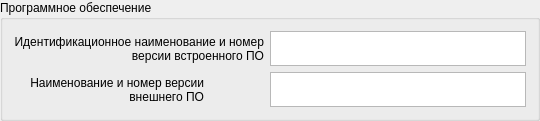
             <widget class="QGroupBox" name="groupBox_4">
              <property name="title">
               <string>Программное обеспечение</string>
              </property>
              <layout class="QFormLayout" name="formLayout_5">
               <item row="0" column="0">
                <widget class="QLabel" name="label_32">
                 <property name="text">
                  <string>Идентификационное наименование и номер версии встроенного ПО</string>
                 </property>
                 <property name="alignment">
                  <set>Qt::AlignRight|Qt::AlignTrailing|Qt::AlignVCenter</set>
                 </property>
                 <property name="wordWrap">
                  <bool>true</bool>
                 </property>
                </widget>
               </item>
               <item row="2" column="0">
                <widget class="QLabel" name="label_34">
                 <property name="minimumSize">
                  <size>
                   <width>190</width>
                   <height>0</height>
                  </size>
                 </property>
                 <property name="text">
                  <string>Наименование и номер версии внешнего ПО</string>
                 </property>
                 <property name="alignment">
                  <set>Qt::AlignRight|Qt::AlignTrailing|Qt::AlignVCenter</set>
                 </property>
                 <property name="wordWrap">
                  <bool>true</bool>
                 </property>
                </widget>
               </item>
               <item row="0" column="1">
                <widget class="QPlainTextEdit" name="plainTextEdit_software_inner">
                 <property name="maximumSize">
                  <size>
                   <width>16777215</width>
                   <height>35</height>
                  </size>
                 </property>
                </widget>
               </item>
               <item row="2" column="1">
                <widget class="QPlainTextEdit" name="plainTextEdit_software_outer">
                 <property name="maximumSize">
                  <size>
                   <width>16777215</width>
                   <height>35</height>
                  </size>
                 </property>
                </widget>
               </item>
              </layout>
             </widget>
